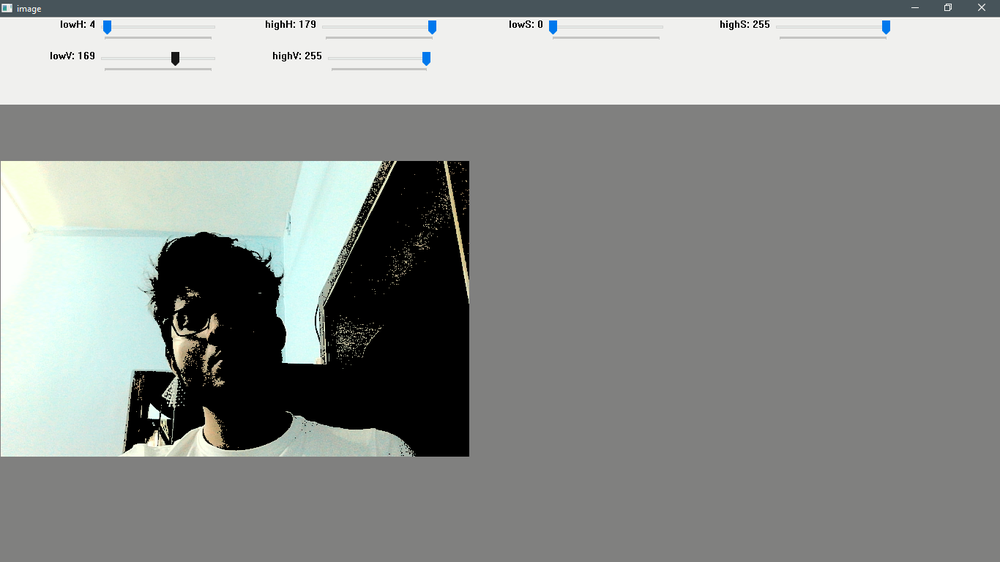
#> input picture Changing Saturation using inRange by direct Webcam/Sample Example.png, 1000 x 562 px, shrunk from 1366 x 768 before the run, given in place of the camera
$ python ChangingColor.py.py
#> lines starting #> are read from the running program, lines starting #| are printed output that depends on the picture; after the words box and inside, x2 and y2 are one past the last pixel; in counts of white or black regions, pixels touching at a corner belong together
'''
Program :- Changing color from Virtual camera using cv.inRange() Function.

Author:- AmRiyaz

Last MOdified:- September 2020
'''
#importing packages
import cv2
import numpy as np

def nothing(x):
    pass

#Opening Machine's Web Cam
webcam = cv2.VideoCapture(0)

#Creating a new Window for Thresholding
cv2.namedWindow('Shield')

#Creating SlideBars(Trackbar) for changing color
cv2.createTrackbar('lowH','Shield',0,179,nothing)
#> slider 'lowH' is set to 35
cv2.createTrackbar('highH','Shield',179,179,nothing)
cv2.createTrackbar('lowS','Shield',0,255,nothing)
#> slider 'lowS' is set to 51
cv2.createTrackbar('highS','Shield',255,255,nothing)
cv2.createTrackbar('lowV','Shield',0,255,nothing)
#> slider 'lowV' is set to 51
cv2.createTrackbar('highV','Shield',255,255,nothing)

while(True):
    ret, frame = webcam.read()
#> frame is the input picture: shape (562, 1000, 3); mean B, G, R 142.1, 144.4, 141.1

    #Getting the Current Position of Braces in Trackbars
    ilowH = cv2.getTrackbarPos('lowH', 'Shield')
    ihighH = cv2.getTrackbarPos('highH', 'Shield')
    ilowS = cv2.getTrackbarPos('lowS', 'Shield')
    ihighS = cv2.getTrackbarPos('highS', 'Shield')
    ilowV = cv2.getTrackbarPos('lowV', 'Shield')
    ihighV = cv2.getTrackbarPos('highV', 'Shield')

    #Converting the Color to HSV (Hie Saturation Value Model)
    hsv = cv2.cvtColor(frame, cv2.COLOR_BGR2HSV)
#> hsv: shape (562, 1000, 3); mean H, S, V 34.5, 8, 144.8
    lower_hsv = np.array([ilowH, ilowS, ilowV])
    higher_hsv = np.array([ihighH, ihighS, ihighV])

    #Appliying and exhibiting the cv2.inRange() masktion
    mask = cv2.inRange(hsv, lower_hsv, higher_hsv)
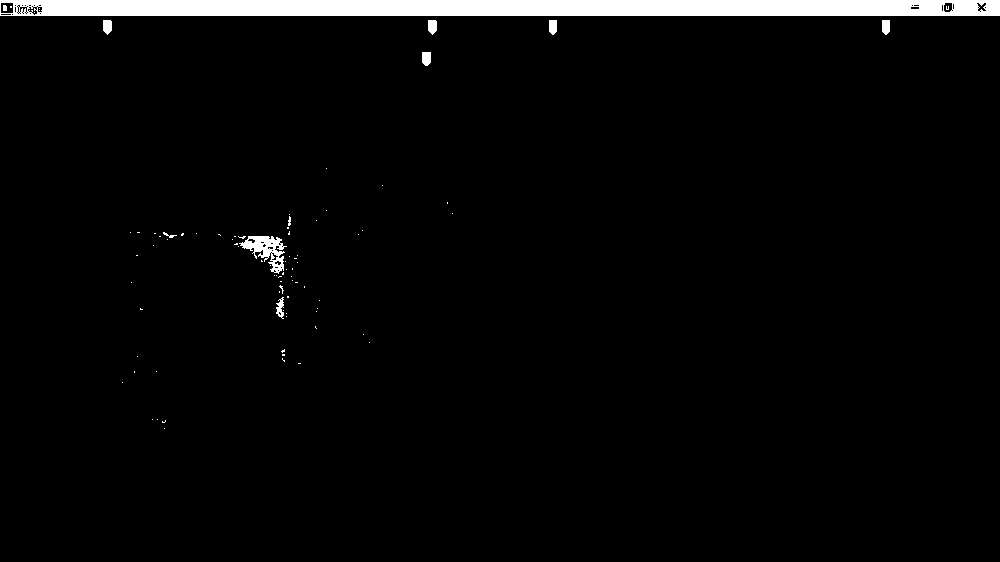
#> mask: shape (562, 1000); 3.1% white; 86 white regions (75 under 20 px), largest, box (x1, y1, x2, y2) and area: (0, 0, 1000, 16) 15613, (239, 236, 287, 274) 772, (103, 20, 112, 35) 114

    #Extracting the original color by Applying the mask on the Shield
    frame = cv2.bitwise_and(frame, frame, mask=mask)
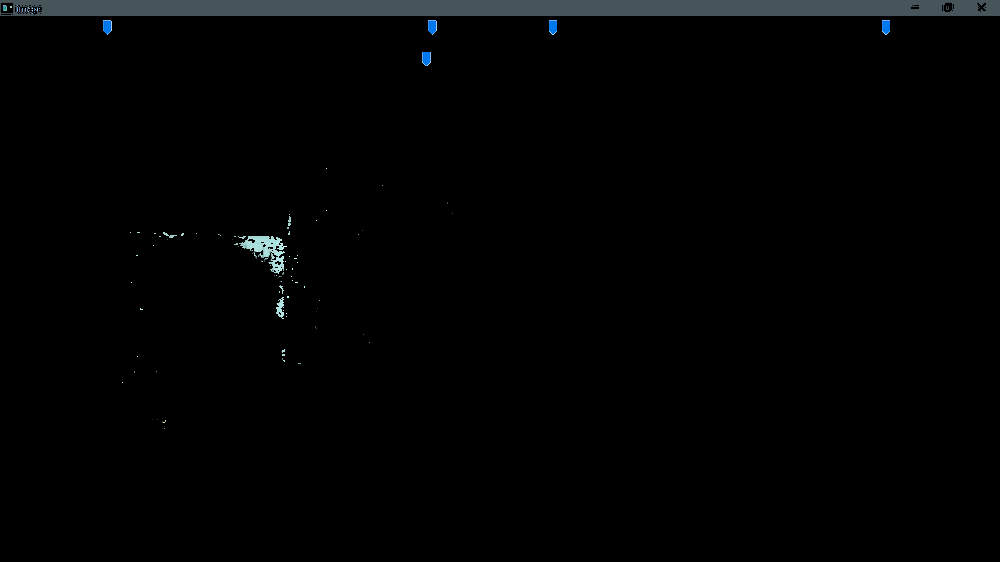
#> frame: shape (562, 1000, 3); mean B, G, R 3.2, 2.9, 2.3
    cv2.imshow('Shield', frame)


    #To Exit the Shield press Z in Keyboard
    if cv2.waitKey(1) & 0xFF == ord('z'):
#> (key Esc is pressed here)
        break

#Destroying Sessions
webcam.release()
cv2.destroyAllWindows()
